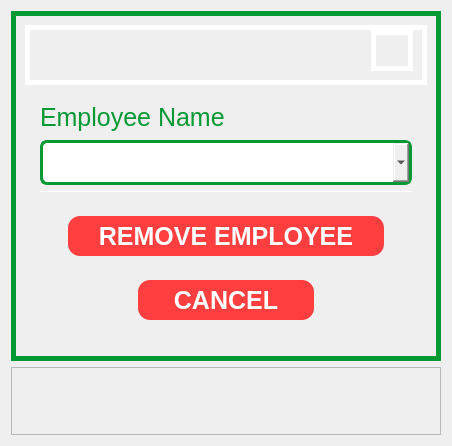
               <widget class="QWidget" name="page_36">
                <layout class="QGridLayout" name="gridLayout_92">
                 <item row="0" column="0">
                  <widget class="QFrame" name="frame_475">
                   <property name="minimumSize">
                    <size>
                     <width>430</width>
                     <height>350</height>
                    </size>
                   </property>
                   <property name="maximumSize">
                    <size>
                     <width>430</width>
                     <height>350</height>
                    </size>
                   </property>
                   <property name="styleSheet">
                    <string notr="true">border-radius: 0px;
border-style: solid;
border-width: 5px;
border-color: #049933;</string>
                   </property>
                   <property name="frameShape">
                    <enum>QFrame::StyledPanel</enum>
                   </property>
                   <property name="frameShadow">
                    <enum>QFrame::Raised</enum>
                   </property>
                   <layout class="QVBoxLayout" name="verticalLayout_76">
                    <item>
                     <widget class="QFrame" name="frame_476">
                      <property name="minimumSize">
                       <size>
                        <width>0</width>
                        <height>60</height>
                       </size>
                      </property>
                      <property name="maximumSize">
                       <size>
                        <width>16777215</width>
                        <height>60</height>
                       </size>
                      </property>
                      <property name="styleSheet">
                       <string notr="true">border-color: white;</string>
                      </property>
                      <property name="frameShape">
                       <enum>QFrame::StyledPanel</enum>
                      </property>
                      <property name="frameShadow">
                       <enum>QFrame::Raised</enum>
                      </property>
                      <layout class="QHBoxLayout" name="horizontalLayout_161">
                       <property name="topMargin">
                        <number>0</number>
                       </property>
                       <item>
                        <spacer name="horizontalSpacer_25">
                         <property name="orientation">
                          <enum>Qt::Horizontal</enum>
                         </property>
                         <property name="sizeHint" stdset="0">
                          <size>
                           <width>40</width>
                           <height>20</height>
                          </size>
                         </property>
                        </spacer>
                       </item>
                       <item>
                        <widget class="QPushButton" name="pushButton_66">
                         <property name="maximumSize">
                          <size>
                           <width>16777215</width>
                           <height>60</height>
                          </size>
                         </property>
                         <property name="focusPolicy">
                          <enum>Qt::NoFocus</enum>
                         </property>
                         <property name="styleSheet">
                          <string notr="true">border-radius: 0.1px;</string>
                         </property>
                         <property name="text">
                          <string/>
                         </property>
                         <property name="icon">
                          <iconset>
                           <normaloff>images/Spirit’s FITNESS GYM.png</normaloff>images/Spirit’s FITNESS GYM.png</iconset>
                         </property>
                         <property name="iconSize">
                          <size>
                           <width>200</width>
                           <height>30</height>
                          </size>
                         </property>
                        </widget>
                       </item>
                      </layout>
                     </widget>
                    </item>
                    <item>
                     <widget class="QFrame" name="frame_477">
                      <property name="styleSheet">
                       <string notr="true">border-color: white;
border-width: 0px;</string>
                      </property>
                      <property name="frameShape">
                       <enum>QFrame::StyledPanel</enum>
                      </property>
                      <property name="frameShadow">
                       <enum>QFrame::Raised</enum>
                      </property>
                      <layout class="QGridLayout" name="gridLayout_93">
                       <item row="0" column="2" rowspan="3">
                        <widget class="QFrame" name="frame_485">
                         <property name="frameShape">
                          <enum>QFrame::StyledPanel</enum>
                         </property>
                         <property name="frameShadow">
                          <enum>QFrame::Raised</enum>
                         </property>
                        </widget>
                       </item>
                       <item row="3" column="0" colspan="3">
                        <widget class="QFrame" name="frame_478">
                         <property name="maximumSize">
                          <size>
                           <width>16777215</width>
                           <height>250</height>
                          </size>
                         </property>
                         <property name="frameShape">
                          <enum>QFrame::StyledPanel</enum>
                         </property>
                         <property name="frameShadow">
                          <enum>QFrame::Raised</enum>
                         </property>
                         <layout class="QVBoxLayout" name="verticalLayout_77">
                          <item>
                           <widget class="QFrame" name="frame_479">
                            <property name="frameShape">
                             <enum>QFrame::StyledPanel</enum>
                            </property>
                            <property name="frameShadow">
                             <enum>QFrame::Raised</enum>
                            </property>
                            <layout class="QHBoxLayout" name="horizontalLayout_162">
                             <item>
                              <widget class="QFrame" name="frame_480">
                               <property name="maximumSize">
                                <size>
                                 <width>10</width>
                                 <height>16777215</height>
                                </size>
                               </property>
                               <property name="frameShape">
                                <enum>QFrame::StyledPanel</enum>
                               </property>
                               <property name="frameShadow">
                                <enum>QFrame::Raised</enum>
                               </property>
                              </widget>
                             </item>
                             <item>
                              <widget class="QPushButton" name="confirm_remove_employee_btn">
                               <property name="minimumSize">
                                <size>
                                 <width>0</width>
                                 <height>40</height>
                                </size>
                               </property>
                               <property name="maximumSize">
                                <size>
                                 <width>16777215</width>
                                 <height>40</height>
                                </size>
                               </property>
                               <property name="cursor">
                                <cursorShape>PointingHandCursor</cursorShape>
                               </property>
                               <property name="focusPolicy">
                                <enum>Qt::NoFocus</enum>
                               </property>
                               <property name="styleSheet">
                                <string notr="true">QPushButton{
border-color: #FF3E3F;
background-color: rgb(255, 62, 63);
color: rgb(255, 255, 255);
font: bold 25px Arial, serif;
border-radius: 12px;

cursor: grab;
}

QPushButton:hover{
	border-color:#cc3132;
	background-color: #cc3132;
}
</string>
                               </property>
                               <property name="text">
                                <string>REMOVE EMPLOYEE</string>
                               </property>
                              </widget>
                             </item>
                             <item>
                              <widget class="QFrame" name="frame_481">
                               <property name="maximumSize">
                                <size>
                                 <width>10</width>
                                 <height>16777215</height>
                                </size>
                               </property>
                               <property name="frameShape">
                                <enum>QFrame::StyledPanel</enum>
                               </property>
                               <property name="frameShadow">
                                <enum>QFrame::Raised</enum>
                               </property>
                              </widget>
                             </item>
                            </layout>
                           </widget>
                          </item>
                          <item>
                           <widget class="QFrame" name="frame_482">
                            <property name="maximumSize">
                             <size>
                              <width>16777215</width>
                              <height>100</height>
                             </size>
                            </property>
                            <property name="frameShape">
                             <enum>QFrame::StyledPanel</enum>
                            </property>
                            <property name="frameShadow">
                             <enum>QFrame::Raised</enum>
                            </property>
                            <layout class="QHBoxLayout" name="horizontalLayout_163">
                             <item>
                              <widget class="QFrame" name="frame_483">
                               <property name="maximumSize">
                                <size>
                                 <width>80</width>
                                 <height>90</height>
                                </size>
                               </property>
                               <property name="frameShape">
                                <enum>QFrame::StyledPanel</enum>
                               </property>
                               <property name="frameShadow">
                                <enum>QFrame::Raised</enum>
                               </property>
                              </widget>
                             </item>
                             <item>
                              <widget class="QPushButton" name="cancel_remove_employee_btn">
                               <property name="minimumSize">
                                <size>
                                 <width>0</width>
                                 <height>40</height>
                                </size>
                               </property>
                               <property name="maximumSize">
                                <size>
                                 <width>200</width>
                                 <height>40</height>
                                </size>
                               </property>
                               <property name="cursor">
                                <cursorShape>PointingHandCursor</cursorShape>
                               </property>
                               <property name="focusPolicy">
                                <enum>Qt::NoFocus</enum>
                               </property>
                               <property name="styleSheet">
                                <string notr="true">QPushButton{
border-color: #FF3E3F;
background-color: rgb(255, 62, 63);
color: rgb(255, 255, 255);
font: bold 25px Arial, serif;
border-radius: 12px;

cursor: grab;
}

QPushButton:hover{
	border-color:#cc3132;
	background-color: #cc3132;
}
</string>
                               </property>
                               <property name="text">
                                <string>CANCEL</string>
                               </property>
                              </widget>
                             </item>
                             <item>
                              <widget class="QFrame" name="frame_484">
                               <property name="maximumSize">
                                <size>
                                 <width>80</width>
                                 <height>100</height>
                                </size>
                               </property>
                               <property name="frameShape">
                                <enum>QFrame::StyledPanel</enum>
                               </property>
                               <property name="frameShadow">
                                <enum>QFrame::Raised</enum>
                               </property>
                              </widget>
                             </item>
                            </layout>
                           </widget>
                          </item>
                         </layout>
                        </widget>
                       </item>
                       <item row="0" column="0" rowspan="3">
                        <widget class="QFrame" name="frame_486">
                         <property name="frameShape">
                          <enum>QFrame::StyledPanel</enum>
                         </property>
                         <property name="frameShadow">
                          <enum>QFrame::Raised</enum>
                         </property>
                        </widget>
                       </item>
                       <item row="0" column="1">
                        <widget class="QLabel" name="label_84">
                         <property name="maximumSize">
                          <size>
                           <width>330</width>
                           <height>45</height>
                          </size>
                         </property>
                         <property name="styleSheet">
                          <string notr="true">border-color: white;
font: 25px Arial, serif;
color: rgb(4, 153, 51);</string>
                         </property>
                         <property name="text">
                          <string>Employee Name</string>
                         </property>
                        </widget>
                       </item>
                       <item row="1" column="1">
                        <widget class="QComboBox" name="remove_employee_name_comboBox">
                         <property name="minimumSize">
                          <size>
                           <width>0</width>
                           <height>45</height>
                          </size>
                         </property>
                         <property name="styleSheet">
                          <string notr="true">QComboBox{
border: 3px solid  #049933;;
border-radius: 0px;
font: 25px Arial, serif;
border-radius: 7px;
}
QComboBox:focus{
border-color: #00bc3b;
background-color: #f2f2f2;
}</string>
                         </property>
                        </widget>
                       </item>
                       <item row="2" column="1">
                        <widget class="QLineEdit" name="equipment_id_remove_input_5">
                         <property name="minimumSize">
                          <size>
                           <width>0</width>
                           <height>1</height>
                          </size>
                         </property>
                         <property name="maximumSize">
                          <size>
                           <width>450</width>
                           <height>1</height>
                          </size>
                         </property>
                         <property name="focusPolicy">
                          <enum>Qt::NoFocus</enum>
                         </property>
                         <property name="styleSheet">
                          <string notr="true">border-width: 0px;</string>
                         </property>
                        </widget>
                       </item>
                      </layout>
                     </widget>
                    </item>
                   </layout>
                  </widget>
                 </item>
                 <item row="1" column="0">
                  <widget class="QFrame" name="frame_452">
                   <property name="frameShape">
                    <enum>QFrame::StyledPanel</enum>
                   </property>
                   <property name="frameShadow">
                    <enum>QFrame::Raised</enum>
                   </property>
                   <layout class="QGridLayout" name="gridLayout_44">
                    <property name="verticalSpacing">
                     <number>0</number>
                    </property>
                    <item row="0" column="0">
                     <widget class="QPushButton" name="remove_employee_error_notif_1">
                      <property name="focusPolicy">
                       <enum>Qt::NoFocus</enum>
                      </property>
                      <property name="styleSheet">
                       <string notr="true">border-color: white;
font: 20px Arial, serif;
color: black;
border-radius: 0.1px;</string>
                      </property>
                      <property name="text">
                       <string/>
                      </property>
                     </widget>
                    </item>
                    <item row="1" column="0">
                     <widget class="QPushButton" name="remove_employee_error_notif_2">
                      <property name="focusPolicy">
                       <enum>Qt::NoFocus</enum>
                      </property>
                      <property name="styleSheet">
                       <string notr="true">border-color: white;
font: 20px Arial, serif;
color: black;
border-radius: 0.1px;</string>
                      </property>
                      <property name="text">
                       <string/>
                      </property>
                     </widget>
                    </item>
                    <item row="3" column="0">
                     <widget class="QFrame" name="frame_10">
                      <property name="maximumSize">
                       <size>
                        <width>16777215</width>
                        <height>100</height>
                       </size>
                      </property>
                      <property name="frameShape">
                       <enum>QFrame::StyledPanel</enum>
                      </property>
                      <property name="frameShadow">
                       <enum>QFrame::Raised</enum>
                      </property>
                     </widget>
                    </item>
                    <item row="4" column="0">
                     <widget class="QFrame" name="frame_19">
                      <property name="maximumSize">
                       <size>
                        <width>16777215</width>
                        <height>50</height>
                       </size>
                      </property>
                      <property name="frameShape">
                       <enum>QFrame::StyledPanel</enum>
                      </property>
                      <property name="frameShadow">
                       <enum>QFrame::Raised</enum>
                      </property>
                     </widget>
                    </item>
                   </layout>
                  </widget>
                 </item>
                </layout>
               </widget>
